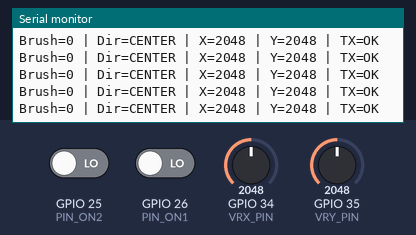
A sketch run on a simulated ESP32. On the bench: the last lines printed to the serial monitor. The inputs (shaded band) are chosen by the test bench; at power-on: GPIO 35 (VRY_PIN) = 2048, GPIO 34 (VRX_PIN) = 2048, GPIO 25 (PIN_ON2) LOW, GPIO 26 (PIN_ON1) LOW. No radio packets arrive unless stated.

Above: at 1.5 s.
1.6 s: GPIO 35 (VRY_PIN) set to 2958
At 1.68 s:
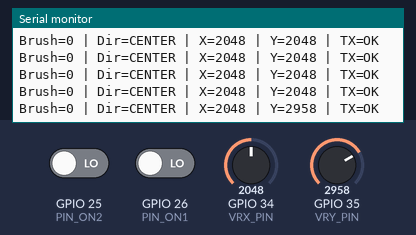
3.1 s: GPIO 35 (VRY_PIN) set to 3056
At 3.24 s:
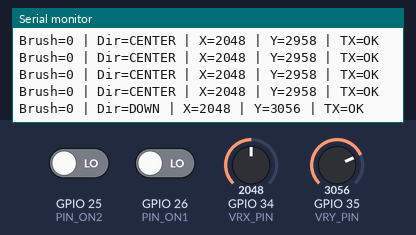
6.9 s: GPIO 34 (VRX_PIN) set to 2463
At 6.94 s:
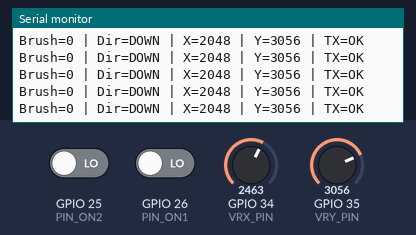
8.4 s: GPIO 34 (VRX_PIN) set to 2532
At 8.41 s:
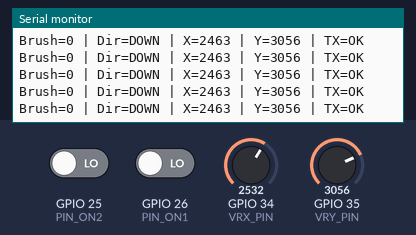
Timing chart, 0 to 11.4 s (numbered marks = the images above; inputs shaded):
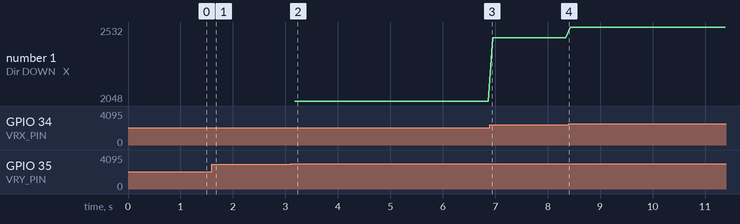

Measured:
- the behaviour switches between 3000 and 3001 on GPIO 35 (VRY_PIN) (found by bisection; images 1 and 2)
- after the input at 1.6 s, the serial monitor: prints a new line at once (image 1)
- after the input at 3.1 s, the serial monitor: prints a new line after 0.08 s (image 2)
- plotted number 1: 2048 → 2463 after the input at 6.9 s, 2463 → 2532 after the input at 8.4 s

The sketch:

TX_BRUSH_JOYSTICK_NRF_INTEGERATED.ino
```cpp
#include <Arduino.h>
#include <SPI.h>
#include <RF24.h>

// NRF24 CE = 4, CSN = 5
RF24 radio(4, 5);
const byte address[6] = "NODE1";

// -----------------------
// Toggle Switch (Brush)
// -----------------------
#define PIN_ON1 26   // Brush ON
#define PIN_ON2 25   // Brush OFF

uint8_t brushCmd = 0;

// -----------------------
// Joystick Pins
// -----------------------
#define VRX_PIN 34
#define VRY_PIN 35

// Thresholds
#define LEFT_HARD      900
#define RIGHT_HARD     2500
#define UP_HARD        1000
#define DOWN_HARD      3000

#define RIGHT_Y_LIMIT  1200
#define LEFT_Y_LIMIT   1200

// Direction encoding
#define DIR_CENTER 0
#define DIR_UP     1
#define DIR_DOWN   2
#define DIR_LEFT   3
#define DIR_RIGHT  4

// --> Direction name lookup table
const char* dirName[] = {
  "CENTER",
  "UP",
  "DOWN",
  "LEFT",
  "RIGHT"
};

// -----------------------
// Packet Structure
// -----------------------
struct Packet {
  uint8_t brushCmd;
  uint8_t joyDir;
  uint16_t joyX;
  uint16_t joyY;
};

Packet pkt;

// -----------------------
// Determine Joystick Direction
// -----------------------
uint8_t getJoystickDirection(int x, int y) {

  // PRIORITY: y == 0 → UP
  if (y == 0)
    return DIR_UP;

  // RIGHT REGION
  if (x > RIGHT_HARD) {

    if (y < RIGHT_Y_LIMIT)    return DIR_RIGHT;
    else if (y > DOWN_HARD)   return DIR_DOWN;
    else if (y < UP_HARD)     return DIR_UP;
    else                      return DIR_CENTER;
  }

  // LEFT REGION
  else if (x < LEFT_HARD) {

    if (y < LEFT_Y_LIMIT)     return DIR_LEFT;
    else if (y > DOWN_HARD)   return DIR_DOWN;
    else if (y < UP_HARD)     return DIR_UP;
    else                      return DIR_LEFT;
  }

  // CENTER REGION
  else {

    if (y < UP_HARD)          return DIR_UP;
    else if (y > DOWN_HARD)   return DIR_DOWN;
    else                      return DIR_CENTER;
  }
}

// ===============================
// SETUP
// ===============================
void setup() {
  Serial.begin(115200);
  delay(300);

  Serial.println("\n=== NRF24 TX (BRUSH + JOYSTICK) ===");

  pinMode(PIN_ON1, INPUT_PULLDOWN);
  pinMode(PIN_ON2, INPUT_PULLDOWN);

  analogSetAttenuation(ADC_11db);

  SPI.begin(18, 19, 23, 5);

  if (!radio.begin()) {
    Serial.println("NRF24 INIT FAIL!");
    while (1);
  }

  radio.setPALevel(RF24_PA_LOW);
  radio.setDataRate(RF24_250KBPS);
  radio.openWritingPipe(address);
  radio.stopListening();

  Serial.println("TX READY!\n");
}

// ===============================
// LOOP
// ===============================
void loop() {

  // Brush Toggle
  if (digitalRead(PIN_ON1))       brushCmd = 1;
  else if (digitalRead(PIN_ON2))  brushCmd = 0;

  // Joystick
  int x = analogRead(VRX_PIN);
  int y = analogRead(VRY_PIN);

  uint8_t joyDir = getJoystickDirection(x, y);

  // Fill Packet
  pkt.brushCmd = brushCmd;
  pkt.joyDir   = joyDir;
  pkt.joyX     = x;
  pkt.joyY     = y;

  bool sent = radio.write(&pkt, sizeof(pkt));

  // ===============================
  // SERIAL DEBUG WITH TEXT OUTPUT
  // ===============================
  Serial.print("Brush=");
  Serial.print(pkt.brushCmd);

  Serial.print(" | Dir=");
  Serial.print(dirName[pkt.joyDir]);   // <<< DIRECTION AS TEXT

  Serial.print(" | X=");
  Serial.print(pkt.joyX);

  Serial.print(" | Y=");
  Serial.print(pkt.joyY);

  Serial.print(" | TX=");
  Serial.println(sent ? "OK" : "FAIL");

  delay(80);
}
```
